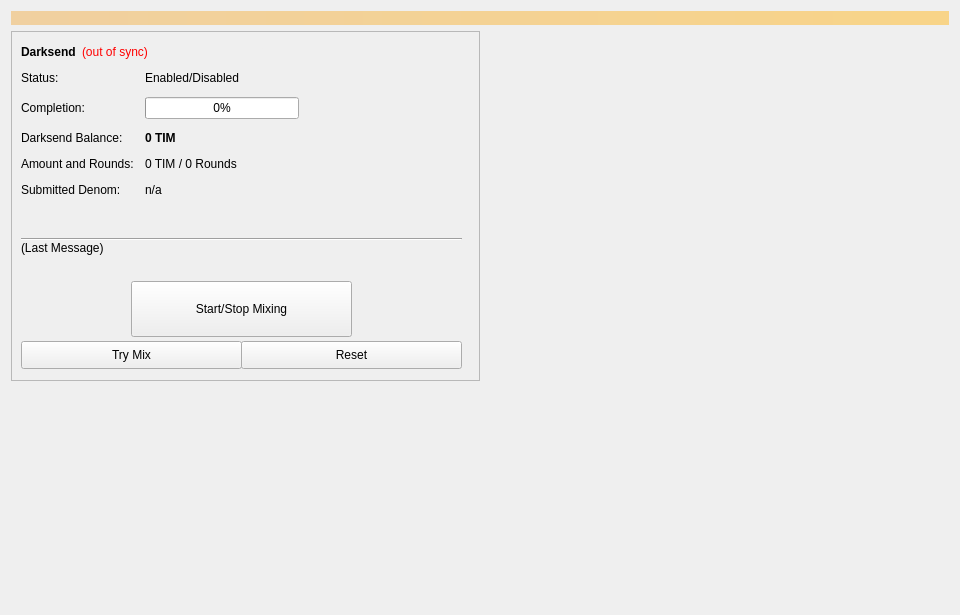
<?xml version="1.0" encoding="UTF-8"?>
<ui version="4.0">
 <class>Coinmix</class>
 <widget class="QWidget" name="Coinmix">
  <property name="geometry">
   <rect>
    <x>0</x>
    <y>0</y>
    <width>960</width>
    <height>615</height>
   </rect>
  </property>
  <property name="minimumSize">
   <size>
    <width>960</width>
    <height>0</height>
   </size>
  </property>
  <property name="windowTitle">
   <string>Form</string>
  </property>
  <layout class="QVBoxLayout" name="topLayout">
   <item>
    <widget class="QLabel" name="labelAlerts">
     <property name="visible">
      <bool>false</bool>
     </property>
     <property name="styleSheet">
      <string notr="true">background-color: qlineargradient(x1: 0, y1: 0, x2: 1, y2: 0, stop:0 #F0D0A0, stop:1 #F8D488); color:#000000;</string>
     </property>
     <property name="wordWrap">
      <bool>true</bool>
     </property>
     <property name="margin">
      <number>3</number>
     </property>
    </widget>
   </item>
   <item>
    <layout class="QHBoxLayout" name="horizontalLayout" stretch="1,1">
     <item>
      <layout class="QVBoxLayout" name="verticalLayout_2">
       <item>
        <widget class="QFrame" name="frameDarksend">
         <property name="minimumSize">
          <size>
           <width>0</width>
           <height>350</height>
          </size>
         </property>
         <property name="layoutDirection">
          <enum>Qt::LeftToRight</enum>
         </property>
         <property name="frameShape">
          <enum>QFrame::StyledPanel</enum>
         </property>
         <property name="frameShadow">
          <enum>QFrame::Raised</enum>
         </property>
         <widget class="QWidget" name="formLayoutWidget">
          <property name="geometry">
           <rect>
            <x>10</x>
            <y>40</y>
            <width>451</width>
            <height>161</height>
           </rect>
          </property>
          <layout class="QFormLayout" name="formLayout">
           <property name="fieldGrowthPolicy">
            <enum>QFormLayout::AllNonFixedFieldsGrow</enum>
           </property>
           <property name="horizontalSpacing">
            <number>11</number>
           </property>
           <property name="verticalSpacing">
            <number>12</number>
           </property>
           <item row="0" column="0">
            <widget class="QLabel" name="label_6">
             <property name="text">
              <string>Status:</string>
             </property>
            </widget>
           </item>
           <item row="1" column="0">
            <widget class="QLabel" name="label_7">
             <property name="text">
              <string>Completion:</string>
             </property>
            </widget>
           </item>
           <item row="1" column="1">
            <widget class="QProgressBar" name="DarksendProgress">
             <property name="maximumSize">
              <size>
               <width>154</width>
               <height>16777215</height>
              </size>
             </property>
             <property name="value">
              <number>0</number>
             </property>
            </widget>
           </item>
           <item row="2" column="0">
            <widget class="QLabel" name="labelAnonymizedText">
             <property name="text">
              <string>Darksend Balance:</string>
             </property>
            </widget>
           </item>
           <item row="2" column="1">
            <widget class="QLabel" name="labelAnonymized">
             <property name="font">
              <font>
               <weight>75</weight>
               <bold>true</bold>
              </font>
             </property>
             <property name="text">
              <string notr="true">0 TIM</string>
             </property>
            </widget>
           </item>
           <item row="3" column="0">
            <widget class="QLabel" name="label_8">
             <property name="text">
              <string>Amount and Rounds:</string>
             </property>
            </widget>
           </item>
           <item row="3" column="1">
            <widget class="QLabel" name="labelAmountRounds">
             <property name="text">
              <string>0 TIM / 0 Rounds</string>
             </property>
            </widget>
           </item>
           <item row="4" column="0">
            <widget class="QLabel" name="label_9">
             <property name="text">
              <string>Submitted Denom:</string>
             </property>
            </widget>
           </item>
           <item row="4" column="1">
            <widget class="QLabel" name="labelSubmittedDenom">
             <property name="toolTip">
              <string>The denominations you submitted to the Masternode.&lt;br&gt;To mix, other users must submit the exact same denominations.</string>
             </property>
             <property name="text">
              <string>n/a</string>
             </property>
            </widget>
           </item>
           <item row="0" column="1">
            <widget class="QLabel" name="DarksendEnabled">
             <property name="text">
              <string>Enabled/Disabled</string>
             </property>
            </widget>
           </item>
          </layout>
         </widget>
         <widget class="QPushButton" name="runAutoDenom">
          <property name="geometry">
           <rect>
            <x>251</x>
            <y>17</y>
            <width>1</width>
            <height>1</height>
           </rect>
          </property>
          <property name="palette">
           <palette>
            <active>
             <colorrole role="WindowText">
              <brush brushstyle="SolidPattern">
               <color alpha="255">
                <red>0</red>
                <green>0</green>
                <blue>0</blue>
               </color>
              </brush>
             </colorrole>
             <colorrole role="Button">
              <brush brushstyle="SolidPattern">
               <color alpha="255">
                <red>239</red>
                <green>238</green>
                <blue>238</blue>
               </color>
              </brush>
             </colorrole>
             <colorrole role="Light">
              <brush brushstyle="SolidPattern">
               <color alpha="255">
                <red>255</red>
                <green>255</green>
                <blue>255</blue>
               </color>
              </brush>
             </colorrole>
             <colorrole role="Midlight">
              <brush brushstyle="SolidPattern">
               <color alpha="255">
                <red>247</red>
                <green>246</green>
                <blue>246</blue>
               </color>
              </brush>
             </colorrole>
             <colorrole role="Dark">
              <brush brushstyle="SolidPattern">
               <color alpha="255">
                <red>119</red>
                <green>119</green>
                <blue>119</blue>
               </color>
              </brush>
             </colorrole>
             <colorrole role="Mid">
              <brush brushstyle="SolidPattern">
               <color alpha="255">
                <red>159</red>
                <green>159</green>
                <blue>159</blue>
               </color>
              </brush>
             </colorrole>
             <colorrole role="Text">
              <brush brushstyle="SolidPattern">
               <color alpha="255">
                <red>0</red>
                <green>0</green>
                <blue>0</blue>
               </color>
              </brush>
             </colorrole>
             <colorrole role="BrightText">
              <brush brushstyle="SolidPattern">
               <color alpha="255">
                <red>255</red>
                <green>255</green>
                <blue>255</blue>
               </color>
              </brush>
             </colorrole>
             <colorrole role="ButtonText">
              <brush brushstyle="SolidPattern">
               <color alpha="255">
                <red>0</red>
                <green>0</green>
                <blue>0</blue>
               </color>
              </brush>
             </colorrole>
             <colorrole role="Base">
              <brush brushstyle="SolidPattern">
               <color alpha="255">
                <red>255</red>
                <green>255</green>
                <blue>255</blue>
               </color>
              </brush>
             </colorrole>
             <colorrole role="Window">
              <brush brushstyle="SolidPattern">
               <color alpha="255">
                <red>239</red>
                <green>238</green>
                <blue>238</blue>
               </color>
              </brush>
             </colorrole>
             <colorrole role="Shadow">
              <brush brushstyle="SolidPattern">
               <color alpha="255">
                <red>0</red>
                <green>0</green>
                <blue>0</blue>
               </color>
              </brush>
             </colorrole>
             <colorrole role="AlternateBase">
              <brush brushstyle="SolidPattern">
               <color alpha="255">
                <red>247</red>
                <green>246</green>
                <blue>246</blue>
               </color>
              </brush>
             </colorrole>
             <colorrole role="ToolTipBase">
              <brush brushstyle="SolidPattern">
               <color alpha="255">
                <red>255</red>
                <green>255</green>
                <blue>220</blue>
               </color>
              </brush>
             </colorrole>
             <colorrole role="ToolTipText">
              <brush brushstyle="SolidPattern">
               <color alpha="255">
                <red>0</red>
                <green>0</green>
                <blue>0</blue>
               </color>
              </brush>
             </colorrole>
            </active>
            <inactive>
             <colorrole role="WindowText">
              <brush brushstyle="SolidPattern">
               <color alpha="255">
                <red>0</red>
                <green>0</green>
                <blue>0</blue>
               </color>
              </brush>
             </colorrole>
             <colorrole role="Button">
              <brush brushstyle="SolidPattern">
               <color alpha="255">
                <red>239</red>
                <green>238</green>
                <blue>238</blue>
               </color>
              </brush>
             </colorrole>
             <colorrole role="Light">
              <brush brushstyle="SolidPattern">
               <color alpha="255">
                <red>255</red>
                <green>255</green>
                <blue>255</blue>
               </color>
              </brush>
             </colorrole>
             <colorrole role="Midlight">
              <brush brushstyle="SolidPattern">
               <color alpha="255">
                <red>247</red>
                <green>246</green>
                <blue>246</blue>
               </color>
              </brush>
             </colorrole>
             <colorrole role="Dark">
              <brush brushstyle="SolidPattern">
               <color alpha="255">
                <red>119</red>
                <green>119</green>
                <blue>119</blue>
               </color>
              </brush>
             </colorrole>
             <colorrole role="Mid">
              <brush brushstyle="SolidPattern">
               <color alpha="255">
                <red>159</red>
                <green>159</green>
                <blue>159</blue>
               </color>
              </brush>
             </colorrole>
             <colorrole role="Text">
              <brush brushstyle="SolidPattern">
               <color alpha="255">
                <red>0</red>
                <green>0</green>
                <blue>0</blue>
               </color>
              </brush>
             </colorrole>
             <colorrole role="BrightText">
              <brush brushstyle="SolidPattern">
               <color alpha="255">
                <red>255</red>
                <green>255</green>
                <blue>255</blue>
               </color>
              </brush>
             </colorrole>
             <colorrole role="ButtonText">
              <brush brushstyle="SolidPattern">
               <color alpha="255">
                <red>0</red>
                <green>0</green>
                <blue>0</blue>
               </color>
              </brush>
             </colorrole>
             <colorrole role="Base">
              <brush brushstyle="SolidPattern">
               <color alpha="255">
                <red>255</red>
                <green>255</green>
                <blue>255</blue>
               </color>
              </brush>
             </colorrole>
             <colorrole role="Window">
              <brush brushstyle="SolidPattern">
               <color alpha="255">
                <red>239</red>
                <green>238</green>
                <blue>238</blue>
               </color>
              </brush>
             </colorrole>
             <colorrole role="Shadow">
              <brush brushstyle="SolidPattern">
               <color alpha="255">
                <red>0</red>
                <green>0</green>
                <blue>0</blue>
               </color>
              </brush>
             </colorrole>
             <colorrole role="AlternateBase">
              <brush brushstyle="SolidPattern">
               <color alpha="255">
                <red>247</red>
                <green>246</green>
                <blue>246</blue>
               </color>
              </brush>
             </colorrole>
             <colorrole role="ToolTipBase">
              <brush brushstyle="SolidPattern">
               <color alpha="255">
                <red>255</red>
                <green>255</green>
                <blue>220</blue>
               </color>
              </brush>
             </colorrole>
             <colorrole role="ToolTipText">
              <brush brushstyle="SolidPattern">
               <color alpha="255">
                <red>0</red>
                <green>0</green>
                <blue>0</blue>
               </color>
              </brush>
             </colorrole>
            </inactive>
            <disabled>
             <colorrole role="WindowText">
              <brush brushstyle="SolidPattern">
               <color alpha="255">
                <red>119</red>
                <green>119</green>
                <blue>119</blue>
               </color>
              </brush>
             </colorrole>
             <colorrole role="Button">
              <brush brushstyle="SolidPattern">
               <color alpha="255">
                <red>239</red>
                <green>238</green>
                <blue>238</blue>
               </color>
              </brush>
             </colorrole>
             <colorrole role="Light">
              <brush brushstyle="SolidPattern">
               <color alpha="255">
                <red>255</red>
                <green>255</green>
                <blue>255</blue>
               </color>
              </brush>
             </colorrole>
             <colorrole role="Midlight">
              <brush brushstyle="SolidPattern">
               <color alpha="255">
                <red>247</red>
                <green>246</green>
                <blue>246</blue>
               </color>
              </brush>
             </colorrole>
             <colorrole role="Dark">
              <brush brushstyle="SolidPattern">
               <color alpha="255">
                <red>119</red>
                <green>119</green>
                <blue>119</blue>
               </color>
              </brush>
             </colorrole>
             <colorrole role="Mid">
              <brush brushstyle="SolidPattern">
               <color alpha="255">
                <red>159</red>
                <green>159</green>
                <blue>159</blue>
               </color>
              </brush>
             </colorrole>
             <colorrole role="Text">
              <brush brushstyle="SolidPattern">
               <color alpha="255">
                <red>119</red>
                <green>119</green>
                <blue>119</blue>
               </color>
              </brush>
             </colorrole>
             <colorrole role="BrightText">
              <brush brushstyle="SolidPattern">
               <color alpha="255">
                <red>255</red>
                <green>255</green>
                <blue>255</blue>
               </color>
              </brush>
             </colorrole>
             <colorrole role="ButtonText">
              <brush brushstyle="SolidPattern">
               <color alpha="255">
                <red>119</red>
                <green>119</green>
                <blue>119</blue>
               </color>
              </brush>
             </colorrole>
             <colorrole role="Base">
              <brush brushstyle="SolidPattern">
               <color alpha="255">
                <red>239</red>
                <green>238</green>
                <blue>238</blue>
               </color>
              </brush>
             </colorrole>
             <colorrole role="Window">
              <brush brushstyle="SolidPattern">
               <color alpha="255">
                <red>239</red>
                <green>238</green>
                <blue>238</blue>
               </color>
              </brush>
             </colorrole>
             <colorrole role="Shadow">
              <brush brushstyle="SolidPattern">
               <color alpha="255">
                <red>0</red>
                <green>0</green>
                <blue>0</blue>
               </color>
              </brush>
             </colorrole>
             <colorrole role="AlternateBase">
              <brush brushstyle="SolidPattern">
               <color alpha="255">
                <red>239</red>
                <green>238</green>
                <blue>238</blue>
               </color>
              </brush>
             </colorrole>
             <colorrole role="ToolTipBase">
              <brush brushstyle="SolidPattern">
               <color alpha="255">
                <red>255</red>
                <green>255</green>
                <blue>220</blue>
               </color>
              </brush>
             </colorrole>
             <colorrole role="ToolTipText">
              <brush brushstyle="SolidPattern">
               <color alpha="255">
                <red>0</red>
                <green>0</green>
                <blue>0</blue>
               </color>
              </brush>
             </colorrole>
            </disabled>
           </palette>
          </property>
          <property name="focusPolicy">
           <enum>Qt::NoFocus</enum>
          </property>
          <property name="autoFillBackground">
           <bool>true</bool>
          </property>
          <property name="text">
           <string/>
          </property>
          <property name="flat">
           <bool>true</bool>
          </property>
         </widget>
         <widget class="QPushButton" name="toggleDarksend">
          <property name="geometry">
           <rect>
            <x>120</x>
            <y>250</y>
            <width>221</width>
            <height>56</height>
           </rect>
          </property>
          <property name="sizePolicy">
           <sizepolicy hsizetype="MinimumExpanding" vsizetype="Fixed">
            <horstretch>0</horstretch>
            <verstretch>0</verstretch>
           </sizepolicy>
          </property>
          <property name="text">
           <string>Start/Stop Mixing</string>
          </property>
         </widget>
         <widget class="Line" name="lineLastMessage">
          <property name="geometry">
           <rect>
            <x>10</x>
            <y>200</y>
            <width>441</width>
            <height>16</height>
           </rect>
          </property>
          <property name="orientation">
           <enum>Qt::Horizontal</enum>
          </property>
         </widget>
         <widget class="QLabel" name="DarksendStatus">
          <property name="geometry">
           <rect>
            <x>10</x>
            <y>210</y>
            <width>451</width>
            <height>43</height>
           </rect>
          </property>
          <property name="minimumSize">
           <size>
            <width>288</width>
            <height>43</height>
           </size>
          </property>
          <property name="text">
           <string>(Last Message)</string>
          </property>
          <property name="alignment">
           <set>Qt::AlignLeading|Qt::AlignLeft|Qt::AlignTop</set>
          </property>
          <property name="wordWrap">
           <bool>true</bool>
          </property>
         </widget>
         <widget class="QPushButton" name="DarksendAuto">
          <property name="geometry">
           <rect>
            <x>10</x>
            <y>310</y>
            <width>221</width>
            <height>28</height>
           </rect>
          </property>
          <property name="sizePolicy">
           <sizepolicy hsizetype="MinimumExpanding" vsizetype="Fixed">
            <horstretch>0</horstretch>
            <verstretch>0</verstretch>
           </sizepolicy>
          </property>
          <property name="toolTip">
           <string>Try to manually submit a Darksend request.</string>
          </property>
          <property name="text">
           <string>Try Mix</string>
          </property>
         </widget>
         <widget class="QPushButton" name="DarksendReset">
          <property name="geometry">
           <rect>
            <x>230</x>
            <y>310</y>
            <width>221</width>
            <height>28</height>
           </rect>
          </property>
          <property name="sizePolicy">
           <sizepolicy hsizetype="MinimumExpanding" vsizetype="Fixed">
            <horstretch>0</horstretch>
            <verstretch>0</verstretch>
           </sizepolicy>
          </property>
          <property name="toolTip">
           <string>Reset the current status of Darksend (can interrupt Darksend if it's in the process of Mixing, which can cost you money!)</string>
          </property>
          <property name="autoFillBackground">
           <bool>false</bool>
          </property>
          <property name="text">
           <string>Reset</string>
          </property>
         </widget>
         <widget class="QWidget" name="layoutWidget">
          <property name="geometry">
           <rect>
            <x>10</x>
            <y>10</y>
            <width>431</width>
            <height>22</height>
           </rect>
          </property>
          <layout class="QHBoxLayout" name="horizontalLayout_5">
           <item>
            <widget class="QLabel" name="label_2">
             <property name="font">
              <font>
               <weight>75</weight>
               <bold>true</bold>
              </font>
             </property>
             <property name="text">
              <string>Darksend</string>
             </property>
            </widget>
           </item>
           <item>
            <widget class="QLabel" name="labelDarksendSyncStatus">
             <property name="toolTip">
              <string>The displayed information may be out of date. Your wallet automatically synchronizes with the TimeIsMoney network after a connection is established, but this process has not completed yet.</string>
             </property>
             <property name="styleSheet">
              <string notr="true">QLabel { color: red; }</string>
             </property>
             <property name="text">
              <string notr="true">(out of sync)</string>
             </property>
             <property name="alignment">
              <set>Qt::AlignLeading|Qt::AlignLeft|Qt::AlignVCenter</set>
             </property>
            </widget>
           </item>
           <item>
            <spacer name="horizontalSpacer_4">
             <property name="orientation">
              <enum>Qt::Horizontal</enum>
             </property>
             <property name="sizeHint" stdset="0">
              <size>
               <width>40</width>
               <height>20</height>
              </size>
             </property>
            </spacer>
           </item>
          </layout>
         </widget>
        </widget>
       </item>
       <item>
        <spacer name="verticalSpacer">
         <property name="orientation">
          <enum>Qt::Vertical</enum>
         </property>
         <property name="sizeHint" stdset="0">
          <size>
           <width>20</width>
           <height>40</height>
          </size>
         </property>
        </spacer>
       </item>
      </layout>
     </item>
     <item>
      <layout class="QVBoxLayout" name="verticalLayout_3">
       <item>
        <spacer name="verticalSpacer_2">
         <property name="orientation">
          <enum>Qt::Vertical</enum>
         </property>
         <property name="sizeType">
          <enum>QSizePolicy::Expanding</enum>
         </property>
         <property name="sizeHint" stdset="0">
          <size>
           <width>20</width>
           <height>40</height>
          </size>
         </property>
        </spacer>
       </item>
      </layout>
     </item>
    </layout>
   </item>
  </layout>
 </widget>
 <resources/>
 <connections/>
</ui>
